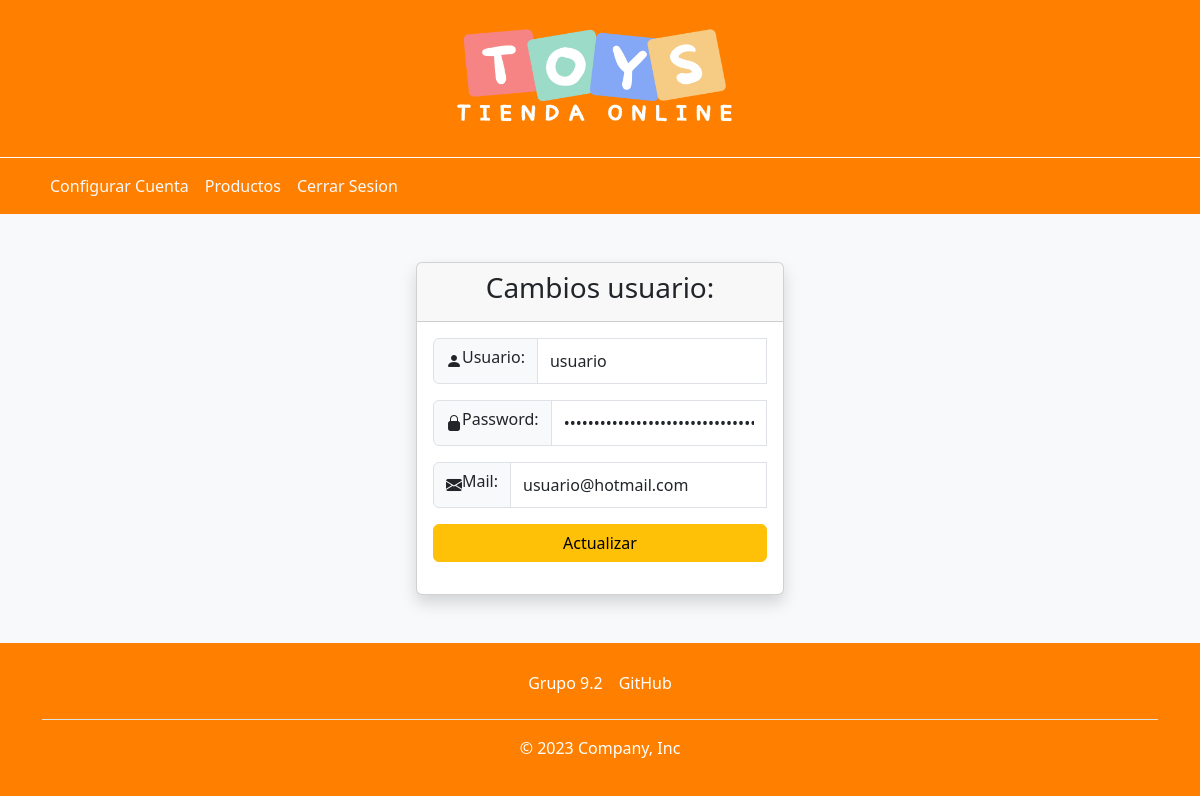
/Vista/cliente/actualizar.php (signed in), run on the app's committed database.
### tables this page shows
CREATE TABLE `menu` (
  `idmenu` bigint(20) NOT NULL,
  `menombre` varchar(50) NOT NULL COMMENT 'Nombre del item del menu',
  `medescripcion` varchar(124) NOT NULL COMMENT 'Descripcion mas detallada del item del menu',
  `idpadre` bigint(20) DEFAULT NULL COMMENT 'Referencia al id del menu que es subitem',
  `medeshabilitado` timestamp NULL DEFAULT current_timestamp() COMMENT 'Fecha en la que el menu fue deshabilitado por ultima vez'
);

CREATE TABLE `usuario` (
  `idusuario` bigint(20) NOT NULL,
  `usnombre` varchar(50) NOT NULL,
  `uspass` varchar(50) NOT NULL,
  `usmail` varchar(50) NOT NULL,
  `usdeshabilitado` timestamp NULL DEFAULT NULL
);

### util/funciones.php (called while the page is built, shortened)
<?php
spl_autoload_register(function($class_name) {
    $directorys = array(
        $GLOBALS['ROOT'].'Modelo/',
        $GLOBALS['ROOT'].'Modelo/conector/',
        $GLOBALS['ROOT'].'Control/',
        $GLOBALS['ROOT'].'util/',
        $GLOBALS['ROOT'].'Test/',
    );
}
)
?>

### Control/Session.php (called while the page is built, shortened)
<?php
class Session{
    public function validar(){
        $inicia=false;
        if(isset($_SESSION['idusuario']) && $this->activa()){
           $inicia=true;
        }
        return $inicia;
    }
    public function activa(){
        $activa=false;
        if(session_status()===PHP_SESSION_ACTIVE){
            $activa=true;
        }
        return $activa;
    }
}

### Modelo/Rol.php (called while the page is built, shortened)
<?php
class Rol{
    private $idrol;
    public function __construct(){
        $this->idrol="";
    }
    public function getIdrol(){
        return $this->idrol;
    }
    public function setIdrol($idrol){
        $this->idrol = $idrol;
    }
    public function cargar(){
        $resp = false;
        $base=new BaseDatos();
        $sql="SELECT * FROM rol WHERE idrol = ".$this->getIdrol();
        if ($base->Iniciar()) {
            $res = $base->Ejecutar($sql);
        } else {
            $this->setmensajeoperacion("Rol->listar: ".$base->getError());
        }
        return $resp;
    }
}
?>

### Control/AbmMenuRol.php (called while the page is built, shortened)
<?php
class AbmMenuRol {
    public function buscar($param){
        $where = " true ";
        $arreglo = MenuRol::listar($where);
        return $arreglo;
    }public function menuesByIdRol($objRol)
    {
        $param['idRol'] = $objRol->getIdrol();
        $objMenuObjRol = $this->buscar($param);
        $menuesRoles = [];
        foreach ($objMenuObjRol as $objMenuRol) {
            if (is_array($objMenuRol)) {
                foreach ($objMenuRol as $objMR) {
                    if ($objMR->getObjRol()->getIdrol() == $param['idRol']) {
                        array_push($menuesRoles, $objMR);
                    }
                }
            } else {
                if ($objMenuRol->getObjRol()->getIdrol() == $param['idRol']) {
                    array_push($menuesRoles, $objMenuRol);
                }
            }
        }
        $menues = [];
        foreach ($menuesRoles as $objetos) {
            array_push($menues, $objetos->getObjmenu());
        }
        return $menues;
    }
}
?>

### Modelo/Menu.php (called while the page is built, shortened)
<?php
class Menu {
    private $idmenu;
    public function getIdmenu()
    {
        return $this->idmenu;
    }
    public function setIdmenu($idmenu)
    {
        $this->idmenu = $idmenu;
    }
    public function __construct(){
         $this->idmenu="";
     }
    public function cargar(){
        $resp = false;
        $base=new BaseDatos();
        $sql="SELECT * FROM menu WHERE idmenu = ".$this->getIdmenu();
        if ($base->Iniciar()) {
            $res = $base->Ejecutar($sql);
            if($res>-1){
                if($res>0){
                    $row = $base->Registro();
                    $objMenuPadre =null;
                }
            }
        } else {
            $this->setmensajeoperacion("Menu->cargar: ".$base->getError()[2]);
        }
        return $resp;
    }
    }
?>

### Modelo/conector/BaseDatos.php (called while the page is built, shortened)
<?php
class BaseDatos extends PDO {
  	private $conec;
  	private $indice;
  	private $resultado;
    public function __construct(){
        $this->indice =0;
        try {
           $this->conec=true;
        }catch (PDOException $e) {
            $this->sql = $e->getMessage();
            $this->conec=false;
        }
    }
    public function Iniciar(){
        return $this->getConec();
    }
    public function getConec(){
        return $this->conec;
    }
    public function setSQL($e){
        return "\n".$this->sql = $e;
    }
    public function Ejecutar($sql){
        if ( stristr($sql,"select")){
            $resp =  $this->EjecutarSelect($sql);
        }
        return $resp;
   }
   private function EjecutarSelect($sql){
       $cant = -1;
       $resultado=parent::query($sql);
       if(!$resultado){
           $this->analizarDebug();
       }else {
          $arregloResult = $resultado->fetchAll();
          $cant = count($arregloResult);
       }
       return $cant;
   }
   public function Registro() {
       $filaActual = false;
       $indiceActual = $this->getIndice();
       if ($indiceActual>=0) {
           $filas = $this->getResultado();
           if($indiceActual<count($filas)){
               $filaActual =  $filas[$indiceActual];
           }else {
               $this->setIndice(-1);
           }
       }
       return $filaActual;
   }
   private function setIndice ($valor){
       $this->indice = $valor;
   }
   private function getIndice (){
       return $this->indice;
   }
   private function setResultado($valor){
       $this->resultado = $valor;
   }
   private function getResultado(){
      return $this->resultado;
   }
}

### Modelo/MenuRol.php (called while the page is built, shortened)
<?php
class MenuRol{
    private $objmenu;
    private $objrol;
    public function __construct(){
        $this->objmenu=NULL;
        $this->objrol=NULL;
    }
    public function getObjmenu(){
        return $this->objmenu;
    }
    public function getObjrol(){
        return $this->objrol;
    }
    public function setObjmenu($valor){
        $this->objmenu = $valor;
    }
    public function setObjrol($valor){
        $this->objrol = $valor;
    }
    public static function listar($parametro=""){
        $arreglo = array();
        $base=new BaseDatos();
        $sql="SELECT * FROM menurol INNER JOIN rol ON rol.idrol=menurol.idrol INNER JOIN menu ON menu.idmenu=menurol.idmenu  ";
        if ($parametro!="") {
            $sql.='WHERE '.$parametro;
        }
        $res = $base->Ejecutar($sql);
        if($res>-1){
            if($res>0){
                while ($row = $base->Registro()){
                    $objmenu =null;
                    $objRol =null;
                    if($row['idrol']!=null){
                        $objRol = new Rol();
                        $objRol->setIdrol($row['idrol']);
                        $objRol->cargar();
                    }
                    if($row['idmenu']!=null){
                        $objmenu = new Menu();
                        $objmenu->setIdmenu($row['idmenu']);
                        $objmenu->cargar();
                    }
                    $obj= new MenuRol();
                    $obj->setear($objmenu, $objRol);
                    array_push($arreglo, $obj);
                }
            }
        } else {
        }
        return $arreglo;
    }
}

### Modelo/Usuario.php (called while the page is built, shortened)
<?php
class Usuario {
    private $idusuario;
    private $usnombre;
    private $uspass;
    private $usmail;
    public function __construct(){
        $this->idusuario="";
        $this->usnombre="";
        $this->uspass="";
        $this->usmail="";
    }
    public function getIdUsuario(){
        return $this->idusuario;
    }
    public function getUsNombre(){
        return $this->usnombre;
    }
    public function getUsPass(){
        return $this->uspass;
    }
    public function getUsMail(){
        return $this->usmail;
    }
    public function setIdUsuario($valor){
        $this->idusuario = $valor;
    }
    public function setUsNombre($valor){
        $this->usnombre = $valor;
    }
    public function setUsPass($valor){
        $this->uspass = $valor;
    }
    public function setUsMail($valor){
        $this->usmail = $valor;
    }
    public static function listar($parametro=""){
        $arreglo = array();
        $base=new BaseDatos();
        $sql="SELECT * FROM usuario ";
        if ($parametro!="") {
            $sql.='WHERE '.$parametro;
        }
        $res = $base->Ejecutar($sql);
        if($res>-1){
            if($res>0){
                while ($row = $base->Registro()){
                    $obj = new Usuario();
                    $obj->setear($row['idusuario'], $row['usnombre'], $row['uspass'], $row['usmail'], $row['usdeshabilitado']);
                    array_push($arreglo, $obj);
                }
            }
        } else {
        }
        return $arreglo;
    }
}

### Control/AbmUsuario.php (called while the page is built, shortened)
<?php
class AbmUsuario {
    public function buscar($param){
        $where = " true ";
        $elObjtUsuario = new Usuario();
        $arreglo = $elObjtUsuario->listar($where);
        return $arreglo;
    }
public function buscarID($datos){
    $usuarios = $this->buscar(null);
    $idIngresado = (int)$datos["idusuario"];
    $obj = null;
    foreach ($usuarios as $usuario) {
        if ($idIngresado === $usuario->getIdUsuario()) {
            $obj = $usuario;
            break;
        }
    }
    return $obj;
}
}
?>

### Vista/cliente/actualizar.php (the view, shortened to what this page needs)
<?php
include_once(STRUCTURE_PATH . "cabecera.php");
if (isset($_SESSION['idusuario'])) {
    $datos = [];
    $usuario = new AbmUsuario();
    $datos['idusuario'] = (int) $_SESSION['idusuario'];
    $objEncontrado = $usuario->buscarID($datos);
    if ($objEncontrado !== NULL) {
?>
<div class="main-content d-flex flex-column">
    <main class="p-5 text-center bg-light flex-grow-1">
        <div class="justify-content-md-center align-items-center">
            <div class="card shadow col-sm-8 col-md-6 col-lg-5 col-xl-4 mx-auto">
                <div class="card-header">
                    <h3 class="text-dark">Cambios usuario:</h3>
                </div>
                <div class="card-body">
                    <form class="d-flex flex-column needs-validation" method="post" action="accion/verificarLogin.php" id="form" name="form">
                        <div class="mb-3">
                            <div class="input-group">
                                <span class="input-group-text" id="basic-addon1">
                                    <i class="bi bi-person-fill"></i>
                                <label for="usnombre" class="form-label">Usuario:</label>
                                </span>
                                <input type="text" name="usnombre" id="usnombre" class="form-control validate" maxlength="30" value="<?php echo $objEncontrado->getUsNombre(); ?>">
                            </div>
                        </div>
                        <div class="mb-3">
                            <div class="input-group">
                                <span class="input-group-text" id="basic-addon1">
                                    <i class="bi bi-lock-fill"></i>
                                <label for="uspass" class="form-label">Password:</label>
                                </span>
                                <input type="password" name="uspass" id="uspass" class="form-control validate" maxlength="30" value="<?php echo $objEncontrado->getUsPass(); ?>">
                            </div>
                        </div>
                        <div class="mb-3">
                            <div class="input-group">
                                <span class="input-group-text" id="basic-addon1">
                                    <i class="bi bi-envelope-fill"></i>
                                <label for="usmail" class="form-label">Mail:</label>
                                </span>
                                <input type="text" name= "usmail" id="usmail" class="form-control validate" value="<?php echo $objEncontrado->getUsMail(); ?>">
                            </div>
                        </div>
                        <div class="d-grid">
                            <button type="submit" class="btn btn-warning">Actualizar</button>
                        </div>
                    </form>
                </div>
            </div>
        </div>
    </main>
</div>
<?php
    } else {
        echo "Usuario no encontrado.";
    }
} else {
    echo "Usuario no autenticado.";
}
?>
<?php include(STRUCTURE_PATH . "pie.php"); ?>

### Vista/Estructura/cabecera.php (shortened to what this page needs)
<?php
include_once("links.php");
?>
<!DOCTYPE html>
<html lang="es">
<head>
</head>
<body>
<header class="py-3 text-center" style="background-color: #ff8000; color: #fff; border-bottom: 1px solid #fff;">
    <div class="container d-flex justify-content-center align-items-center">
        <a href="../publico/index.php" class="d-flex align-items-center text-white text-decoration-none">
            <img src="../img/icon.png" alt="Ícono" width="300" height="125">
        </a>
    </div>
</header>
    <nav id="menu-container" class="py-2" style="background-color: #ff8000; color: #fff;">
    <?php
    $session = new Session();
    if ($session->validar()) {
        $roles = $_SESSION["roles"];
        $objMenuRol = new AbmMenuRol();
        $menues = $objMenuRol->menuesByIdRol($roles[0]);
        echo '<div class="container d-flex flex-wrap">';
        echo '<ul class="nav me-auto">';
        foreach ($menues as $objMenu) {
            if ($objMenu->getMeDeshabilitado() == NULL) {
             $baseURL = "http://localhost/TPfinal2023/Vista/";
        echo '<li class="nav-item"><a href="' . $baseURL . $objMenu->getMeDescripcion() . '" class="nav-link link-light px-2">' . $objMenu->getMeNombre() . '</a></li>';           }}
        echo '</ul>';
        echo '</div>';
    }
    ?>
</nav>

### Vista/css/style.css (style rules this page uses)
body { display: flex; flex-direction: column; min-height: 100vh; }
main { flex: 1; background-color: #f0f0f0; padding: 20px; }

### data on the page
menu: menombre "Configurar Cuenta"
menu: menombre "Productos"
menu: menombre "Cerrar Sesion"
usuario: usnombre "usuario", usmail "usuario@hotmail.com"
